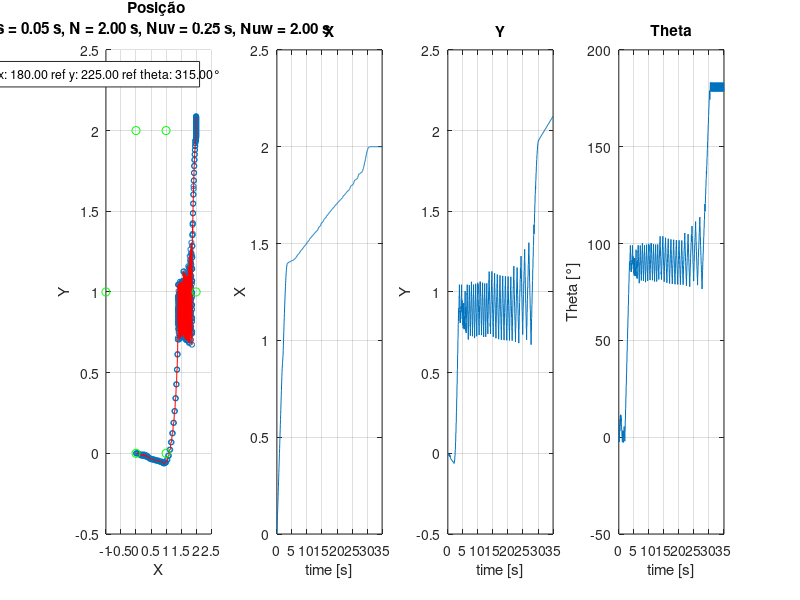
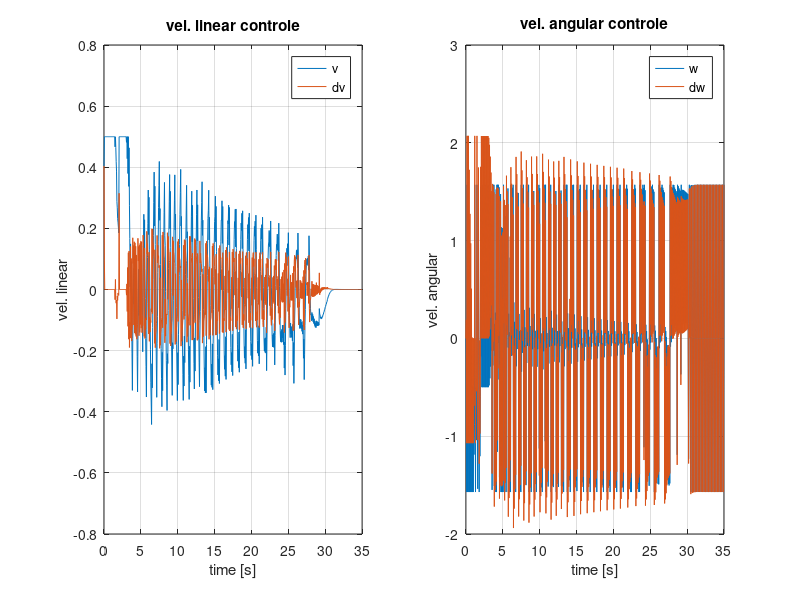
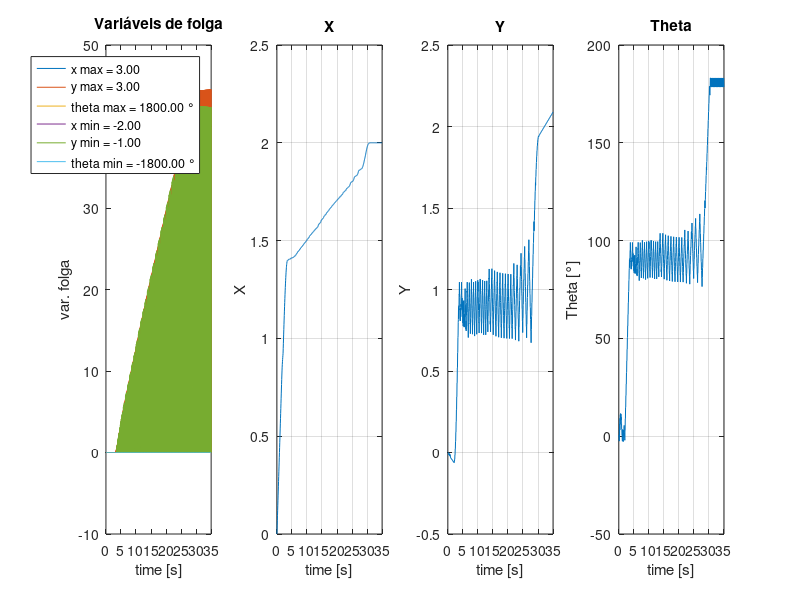

The MATLAB source for these figures, in order: (Note: this script raises an error after producing the figures.)
clc
close all
clear all

speed=0.5; % velocidade da animação

%% ------------------------------ PLOT ------------------------------------

load('plot.mat')
load('track.mat')

x=0:Ts:(fim_sim-ini_sim)*Ts;

figure
subplot(1,4,1)
scatter(Ys(ini_sim:fim_sim,1),Ys(ini_sim:fim_sim,2),'SizeData',14);
hold on
plot(Ys(ini_sim:fim_sim,1),Ys(ini_sim:fim_sim,2),'r');
hold on
ref_scatter = scatter(Referencia_x,Referencia_y,'g');
legend(ref_scatter,sprintf('ref x: %.2f ref y: %.2f ref theta: %.2f°',Referencia_x,Referencia_y,Referencia_theta*180/pi));
title(sprintf('Posição \nTs = %.2f s, N = %.2f s, Nuv = %.2f s, Nuw = %.2f s', Ts, N*Ts, Nuv*Ts, Nuw*Ts))
xlabel('X')
ylabel('Y')
grid on

subplot(1,4,2)
plot(x,Ys(ini_sim:fim_sim,1))
title('X')
xlabel('time [s]')
ylabel('X')
grid on

subplot(1,4,3)
plot(x,Ys(ini_sim:fim_sim,2))
title('Y')
xlabel('time [s]')
ylabel('Y')
grid on

subplot(1,4,4)
plot(x,Ys(ini_sim:fim_sim,3)*180/pi)
title('Theta')
xlabel('time [s]')
ylabel('Theta [°]')
grid on

figure
subplot(1,2,1)
plot(x,Us(ini_sim:fim_sim,1))
hold on
plot(x,dUs(ini_sim:fim_sim,1))
legend('v','dv')
title('vel. linear controle')
xlabel('time [s]')
ylabel('vel. linear')
grid on

subplot(1,2,2)
plot(x,dUs(ini_sim:fim_sim,2))
hold on
plot(x,Us(ini_sim:fim_sim,2))
legend('w','dw')
title('vel. angular controle')
xlabel('time [s]')
ylabel('vel. angular')
grid on

figure
subplot(1,4,1)
plot(x,Epsilons(ini_sim:fim_sim,:))
legend(sprintf('x max = %.2f',x_max),sprintf('y max = %.2f',y_max),sprintf('theta max = %.2f °',theta_max*180/pi), ...
       sprintf('x min = %.2f',x_min),sprintf('y min = %.2f',y_min),sprintf('theta min = %.2f °',theta_min*180/pi));
title('Variáveis de folga')
xlabel('time [s]')
ylabel('var. folga')

subplot(1,4,2)
plot(x,Ys(ini_sim:fim_sim,1))
title('X')
xlabel('time [s]')
ylabel('X')
grid on

subplot(1,4,3)
plot(x,Ys(ini_sim:fim_sim,2))
title('Y')
xlabel('time [s]')
ylabel('Y')
grid on

subplot(1,4,4)
plot(x,Ys(ini_sim:fim_sim,3)*180/pi)
title('Theta')
xlabel('time [s]')
ylabel('Theta [°]')
grid on

%% --------------------------- ANIMATION ----------------------------------

dvs = [    Is(:,1:Nuv)     zeros(size(Is,1),N2-Nuv)]; % ajustando para o tamanho de N2
dws = [Is(:,Nuv+1:Nuv+Nuw) zeros(size(Is,1),N2-Nuw)];

prediction = modelo(pos_inicial(1), pos_inicial(2), pos_inicial(3), ...
    0, 0, dvs(1,:)', dws(1,:)', 0, 0, 0, N2, Ts);

figure;
h1 = plot(prediction(1,1), prediction(1,2), 'bo','MarkerSize', 10);
hold on
h2 = plot(prediction(2:end,1), prediction(2:end,2), 'rX');
xlim([x_min-0.5 x_max+0.5]);
ylim([y_min-0.5 y_max+0.5]);
hold on;
plot(Ys(ini_sim:fim_sim,1),Ys(ini_sim:fim_sim,2), 'k--');
hold on
scatter(Track_x,Track_y,'green')
title(sprintf('PNMPC track \nTs = %.2f s, N = %.2f s, Nuv = %.2f s, Nuw = %.2f s', Ts, N*Ts, Nuv*Ts, Nuw*Ts))
xlabel('X')
ylabel('Y')

i=1;
plot_ref = [Referencia_x(1) Referencia_y(1) Referencia_theta(1)];
for k = ini_sim:fim_sim
    prediction = modelo(Ys(k,1), Ys(k,2), Ys(k,3), ...
    Us(k,1), Us(k,2), dvs(k,:)', dws(k,:)', 0, 0, 0, N2, Ts);

    set(h1, 'XData', prediction(1,1), 'YData', prediction(1,2));
    set(h2, 'XData', prediction(2:end,1), 'YData', prediction(2:end,2));
    legend('carrinho', 'predições', 'trajeto final', sprintf('ref x: %.2f ref y: %.2f ref theta: %.2f°', plot_ref(1), plot_ref(2), plot_ref(3)));
    if ismember(k,ref_changes)
        i=i+1;
        plot_ref = [Referencia_x(i) Referencia_y(i) Referencia_theta(i)*180/pi];
    end

    pause(Ts/speed);
end
